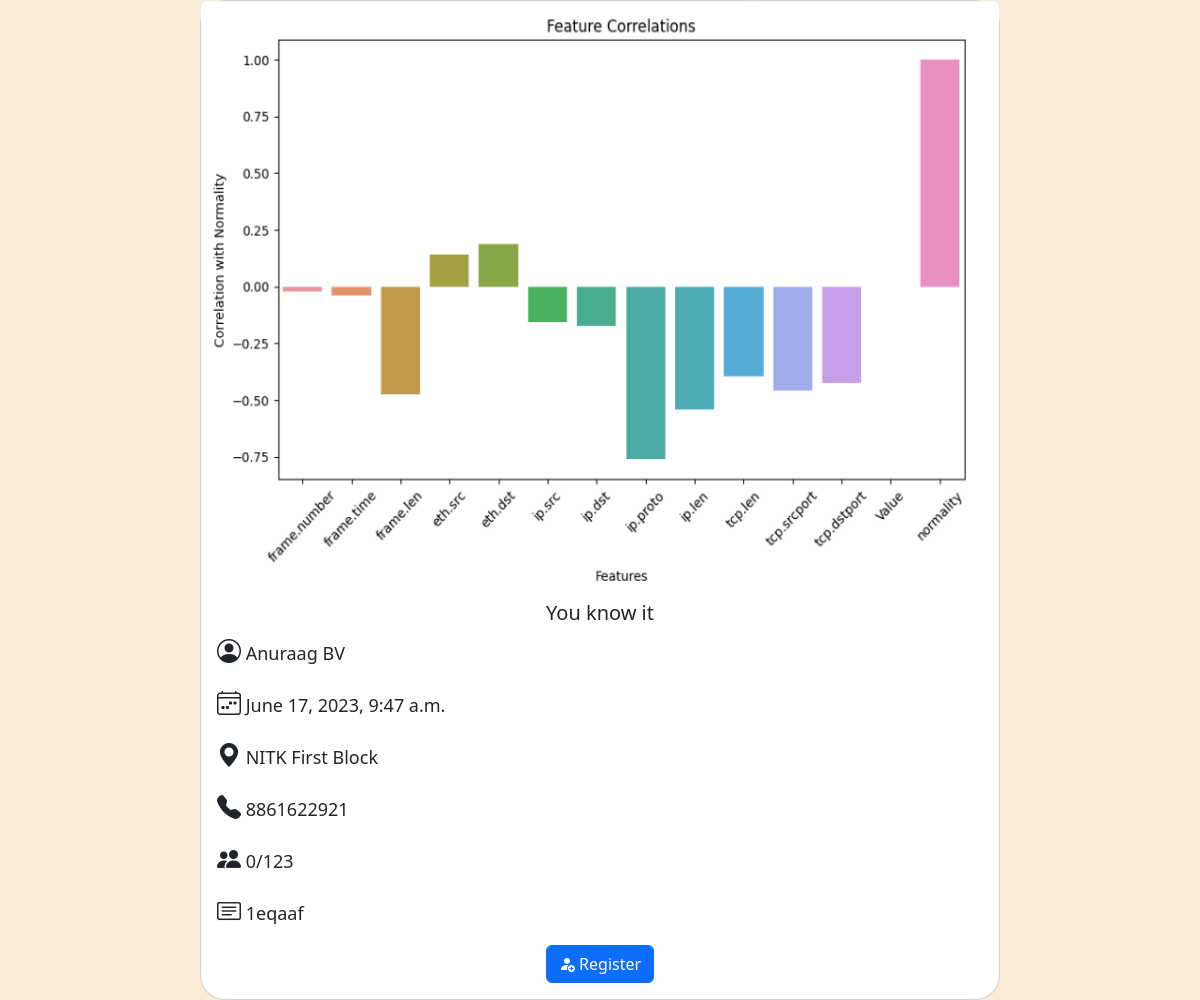
Page /participant_event/1/register/7/ on the committed database.
### Organiser_Main/models.py (models this page shows)
class Organiser_events(models.Model):
    organizer = models.ForeignKey(Organiser, on_delete=models.CASCADE,default=1)
    event_name = models.CharField(max_length=100)
    event_description = models.CharField(max_length=500)
    event_date = models.DateTimeField()
    event_location = models.CharField(max_length=50)
    event_picture = models.ImageField(upload_to='event_images/')
    event_max_participants = models.IntegerField()
    event_present_participants = models.IntegerField(default=0)

### User/models.py (models this page shows)
class Organiser(models.Model):
    first_name = models.CharField(max_length=100)
    last_name = models.CharField(max_length=100)
    email_id = models.EmailField(unique=True)
    password = models.CharField(max_length=100)
    contact = models.IntegerField(validators=[MaxValueValidator(9999999999)],default=0)
    profile_picture = models.ImageField(upload_to='profile_pictures_organiser/', null=True, blank=True)
    date_of_join = models.DateField(auto_now_add=True)
    def __str__(self):
        return f'{self.first_name} {self.last_name}'

### Participant_Main/views.py (the view)
# urls.py: path('participant_event/<int:participant>/register/<int:organiser_event>/',participant_event,name='participant_event'),
def participant_event(request, participant, organiser_event):
    events=Organiser_events.objects.get(id=organiser_event)
    return render(request, 'view_event.html', {'participant': participant, 'event': events})

### Participant_Main/templates/view_event.html (shortened to what this page needs)
{% load static %}
<!DOCTYPE html>
<html lang="en">
<head>
    <link href="https://cdn.jsdelivr.net/npm/bootstrap@5.3.0/dist/css/bootstrap.min.css" rel="stylesheet">
    <link rel="stylesheet" href="https://cdn.jsdelivr.net/npm/bootstrap-icons@1.10.5/font/bootstrap-icons.css">
</head>
<body>
    <div id="full">
        <div class="card" id="total_card">
            <img src="{{ event.event_picture.url }}" class="card-img-top" alt="..." height="80%" width="80%">
            <div class="card-body">
                <h5 class="card-title" style="text-align: center;"> {{ event.event_name }}</h5>
                <p class="card-text"><i class="bi bi-person-circle" id="font-icon"></i> {{ event.organizer }}</p>
                <p class="card-text"><i class="bi bi-calendar4-week" id="font-icon"></i>  {{ event.event_date }}</p>
                <p class="card-text"><i class="bi bi-geo-alt-fill" id="font-icon"></i> {{ event.event_location }}</p>
                <p class="card-text"><i class="bi bi-telephone-fill" id="font-icon"></i> {{ event.organizer.contact }}</p>
                <p class="card-text green"><i class="bi bi-people-fill" id="font-icon"></i> {{ event.event_present_participants }}/{{ event.event_max_participants }}</p>
                <p class="card-text"><i class="bi bi-card-text" id="font-icon"></i> {{ event.event_description }}</p>
                <center><div class="btn btn-primary"><i class="bi bi-person-fill-add"></i> Register</div></center>
            </div>
        </div>
    </div>

### Participant_Main/templates/view_event.html (style rules this page uses)
html, body { height: 100%; background-color: antiquewhite; }
#full { display: flex; flex-direction: column; align-items: center; flex: 0 0 100%; height: 100%; width: 100%; }
#total_card { flex:0 0 1000px; width: 800px; height: fit-content; background-color: white; border-radius: 25px; }
#font-icon { font-size: x-large; }
.card-text { font-size: large; }

### rows in the picture
Organiser_events: event_picture (picture), event_name "You know it", organizer "Anuraag BV", event_date "June 17, 2023, 9:47 a.m.", event_location "NITK First Block", organizer.contact "8861622921", event_present_participants "0", event_max_participants "123", event_description "1eqaaf"
